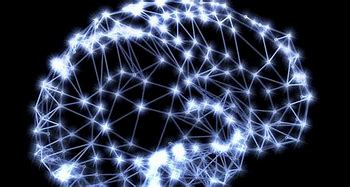
%> input picture neuralNetwork/image/network.jpg, 350 x 187 px
$ octave --eval "result = getpic('../image/network.jpg');"   (GNU Octave 9; MATLAB toolbox functions it lacks are replaced by stand-ins)
%> lines starting %> are read from the running program, lines starting %| are printed output that depends on the picture
function outputs = getpic(path)
%> called with path = '../image/network.jpg'
% 处理图片，生成1x1024的矩阵

% 读入图片
pic = imread(path);
%> pic is the input picture: size 187x350x3 uint8; mean R, G, B 47.7, 54.5, 73.2
% 调整图片大小为32x32
afpic = imresize(pic,[32,32]);
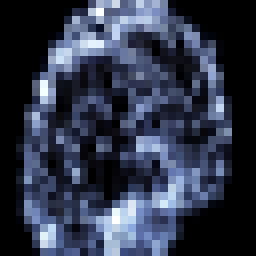
%> afpic: size 32x32x3 uint8 (shown 8 times larger); mean R, G, B 47.9, 54.7, 73.4

% rgb三个值每个都小于130的像素点设为1，其余设为0
pic_shape = size(afpic);
%> pic_shape = [32 32 3]
outputs = [];
for i=1:pic_shape(1)
    for j=1:pic_shape(2)
        if afpic(i,j,1)<=130 && afpic(i,j,2)<=130 && afpic(i,j,3)<=130
            outputs = [outputs 1];
        else
            outputs = [outputs 0];
        end
    end
end
%> after the loop, outputs = 1024 values, max 1 at index 1, min 0 at index 13, mean 0.765
%> `result = getpic('../image/network.jpg');`: result has the same summary as outputs in getpic
end
